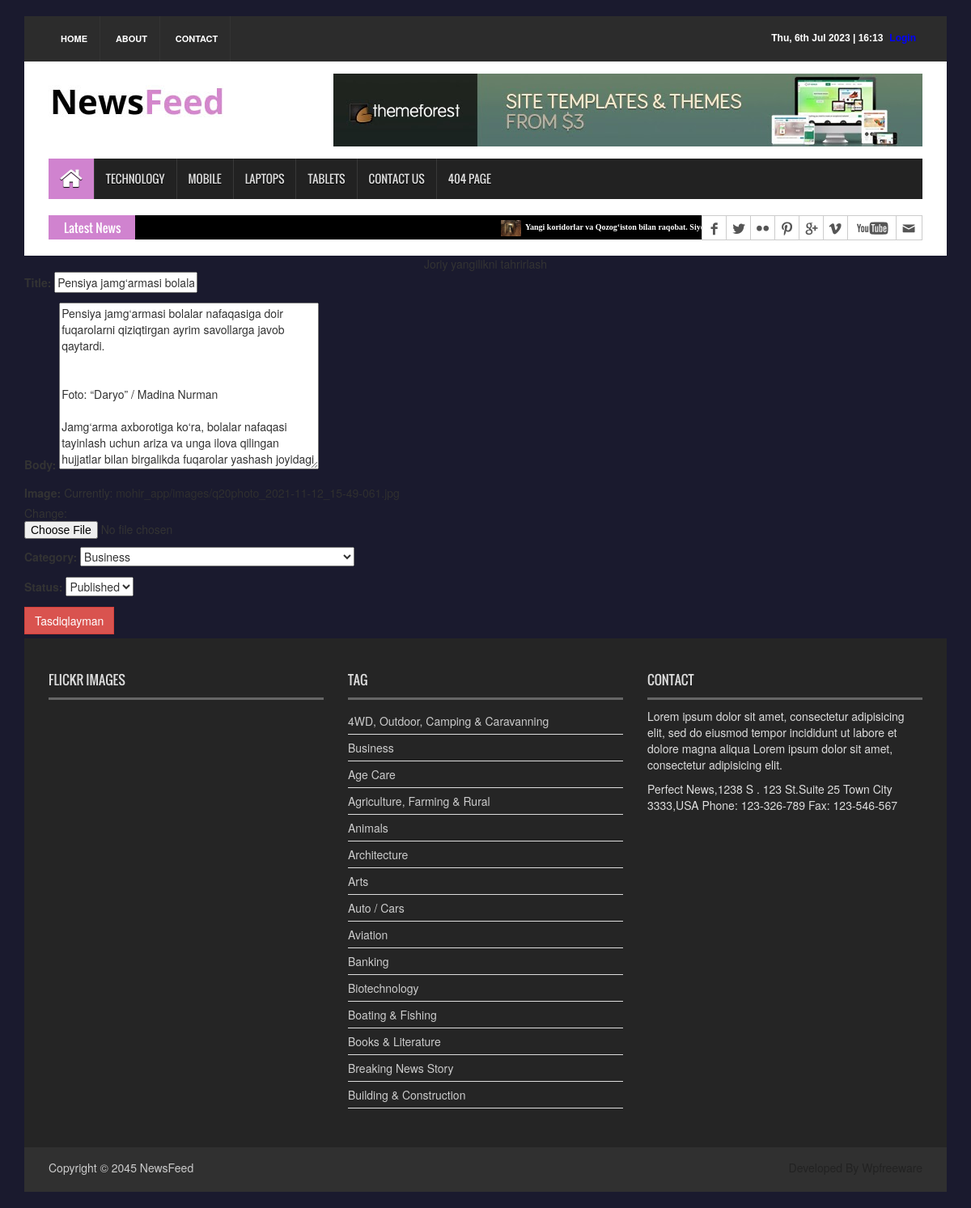
Page /pensiya-jamgarmasi-bolalar-nafaqasining-hozirgi-miqdori-va-uni-tayinlash-tartibi-haqida-axborot-berdi/edit on the earlier database version.
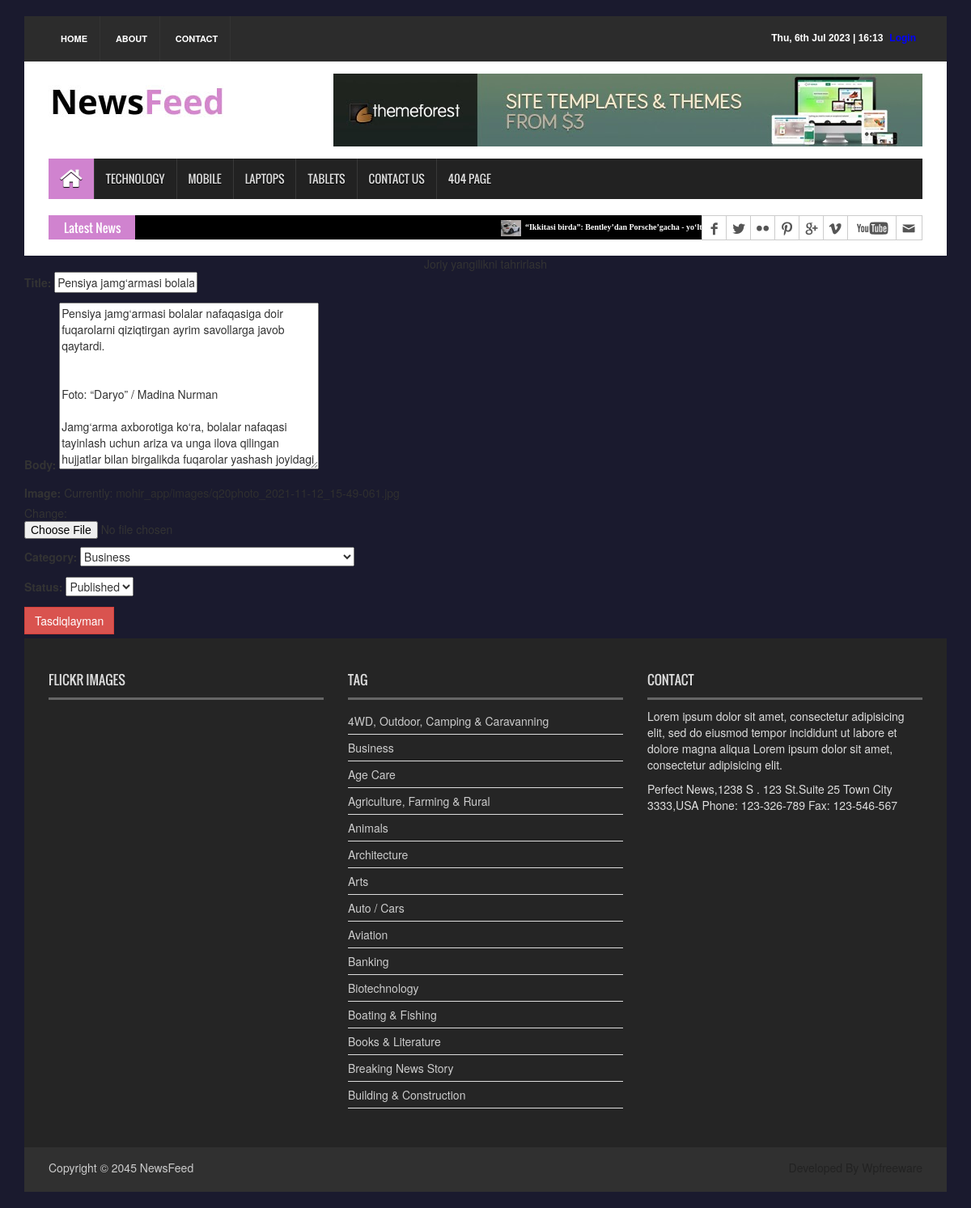
Same page on the later database version.
### mohir_app/models.py (models this page shows, shortened)
class News(models.Model):
    class Status(models.TextChoices):
        Draft = 'DF', 'Draft'
        Published = 'PB', 'Published'
    @classmethod
    def published(cls):
        return cls.objects.filter(status=cls.Status.Published)
    title = models.CharField(max_length=250)
    slug = models.SlugField(max_length=250)
    body = models.TextField()
    image = models.ImageField(upload_to='mohir_app/images')
    category = models.ForeignKey(Category, on_delete=models.CASCADE)
    published_time = models.DateTimeField(default=timezone.now)
    created_time = models.DateTimeField(auto_now_add=True)
    updated_time = models.DateTimeField(auto_now=True)
    status = models.CharField(max_length=2, choices=Status.choices,
                              default=Status.Draft)
    objects = models.Manager()
    published = PublishedManager()
    class Meta:
        ordering = ['-published_time']
    def get_absolute_url(self):
        return reverse("news_detail_page", args=[self.slug])

class Category(models.Model):
    name = models.CharField(max_length=100)
    def __str__(self):
        return self.name

### mohir_app/views.py (the view)
# urls.py: path('<slug>/edit', NewsUpdateView.as_view(), name='newsUpdateView'),
class NewsUpdateView(UpdateView):
    model = News
    fields = ('title', 'body', 'image', 'category', 'status')
    template_name = 'crud/news_edit.html'

### mohir_app/context_processor.py (called while the page is built)
def latest_news(request):
    latest_news = News.objects.all().order_by('-published_time')[:10]
    categories = Category.objects.all()[:15]
    context = {
        'latest_news': latest_news,
        'categories': categories
    }
    return context

### templates/crud/news_edit.html (shortened to what this page needs)
{% extends 'mohir_app/base.html' %}
{% load static %}
{% block content %}
    <div class='text-center'>Joriy yangilikni tahrirlash</div>
    <form method='post' enctpe='multipart/form-data'>
        {{form.as_p}}
        <button type='submit' class='btn btn-danger ml-2'>Tasdiqlayman</button>
    </form>
{% endblock content %}

### templates/mohir_app/base.html (shortened to what the changed rows need)
{% load static %}
<!DOCTYPE html>
<html>
  <head>
    <link
      rel="stylesheet"
      type="text/css"
      href="{% static 'mohir_app/css/bootstrap.min.css'%}"
    />
    <link
      rel="stylesheet"
      type="text/css"
      href="{%  static 'mohir_app/css/font-awesome.min.css' %}"
    />
    <link
      rel="stylesheet"
      type="text/css"
      href="{% static 'mohir_app/css/animate.css' %}"
    />
    <link
      rel="stylesheet"
      type="text/css"
      href="{% static 'mohir_app/css/font.css'%}"
    />
    <link
      rel="stylesheet"
      type="text/css"
      href="{% static 'mohir_app/css/li-scroller.css'%}"
    />
    <link
      rel="stylesheet"
      type="text/css"
      href="{% static 'mohir_app/css/slick.css'%}"
    />
    <link
      rel="stylesheet"
      type="text/css"
      href="{% static 'mohir_app/css/jquery.fancybox.css'%}"
    />
    <link
      rel="stylesheet"
      type="text/css"
      href="{% static 'mohir_app/css/theme.css'%}"
    />
    <link
      rel="stylesheet"
      type="text/css"
      href="{% static 'mohir_app/css/style.css'%}"
    />
  </head>
  <body>
    <div class="container">
      <section id="newsSection">
        <div class="row">
          <div class="col-lg-12 col-md-12">
            <div class="latest_newsarea">
              <ul id="ticker01" class="news_sticker">
                {% for news in latest_news %}
                <li>
                  <a href="{{ news.get_absolute_url }}"
                    ><img src="{{news.image.url}}" alt="" />{{news.title}}</a
                  >
                </li>
                {% endfor %}
              </ul>
            </div>
          </div>
        </div>
      </section>
      <footer id="footer">
        <div class="footer_top">
          <div class="row">
            <div class="col-lg-4 col-md-4 col-sm-4">
              <div class="footer_widget wow fadeInLeftBig">
                <h2>Flickr Images</h2>
              </div>
            </div>
            <div class="col-lg-4 col-md-4 col-sm-4">
              <div class="footer_widget wow fadeInDown">
                <h2>Tag</h2>
                <ul class="tag_nav">
                  {% for category in categories %}
                  <li><a href="#">{{category.name}}</a></li>
                  {% endfor %}
                </ul>
              </div>
            </div>
            <div class="col-lg-4 col-md-4 col-sm-4">
              <div class="footer_widget wow fadeInRightBig">
                <h2>Contact</h2>
              </div>
            </div>
          </div>
        </div>
      </footer>
    </div>
  </body>
</html>

Differences in the rows shown:
removed News: image (picture), title "Yangi koridorlar va Qozog‘iston bilan raqobat.…"
added News: image (picture), title "“Ikkitasi birda”: Bentley’dan Porsche’gacha - yo‘ltanlamas sportkarlar (fotojamlanma)"
